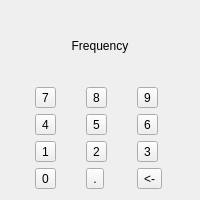
<?xml version="1.0" encoding="UTF-8"?>
<ui version="4.0">
 <class>keypad</class>
 <widget class="QFrame" name="keypad">
  <property name="geometry">
   <rect>
    <x>0</x>
    <y>0</y>
    <width>200</width>
    <height>200</height>
   </rect>
  </property>
  <property name="minimumSize">
   <size>
    <width>150</width>
    <height>150</height>
   </size>
  </property>
  <property name="maximumSize">
   <size>
    <width>200</width>
    <height>200</height>
   </size>
  </property>
  <property name="windowTitle">
   <string>Frame</string>
  </property>
  <layout class="QVBoxLayout" name="verticalLayout" stretch="0,1">
   <item>
    <widget class="QLabel" name="readout">
     <property name="text">
      <string>Frequency</string>
     </property>
     <property name="alignment">
      <set>Qt::AlignmentFlag::AlignCenter</set>
     </property>
    </widget>
   </item>
   <item>
    <layout class="QGridLayout" name="gridLayout">
     <property name="spacing">
      <number>-1</number>
     </property>
     <item row="0" column="0">
      <widget class="QToolButton" name="tb_seven">
       <property name="text">
        <string>7</string>
       </property>
      </widget>
     </item>
     <item row="0" column="1">
      <widget class="QToolButton" name="tb_eight">
       <property name="text">
        <string>8</string>
       </property>
      </widget>
     </item>
     <item row="0" column="2">
      <widget class="QToolButton" name="tb_nine">
       <property name="text">
        <string>9</string>
       </property>
      </widget>
     </item>
     <item row="1" column="0">
      <widget class="QToolButton" name="tb_four">
       <property name="text">
        <string>4</string>
       </property>
      </widget>
     </item>
     <item row="1" column="1">
      <widget class="QToolButton" name="tb_five">
       <property name="text">
        <string>5</string>
       </property>
      </widget>
     </item>
     <item row="1" column="2">
      <widget class="QToolButton" name="tb_six">
       <property name="text">
        <string>6</string>
       </property>
      </widget>
     </item>
     <item row="2" column="0">
      <widget class="QToolButton" name="tb_one">
       <property name="text">
        <string>1</string>
       </property>
      </widget>
     </item>
     <item row="2" column="1">
      <widget class="QToolButton" name="tb_two">
       <property name="text">
        <string>2</string>
       </property>
      </widget>
     </item>
     <item row="2" column="2">
      <widget class="QToolButton" name="tb_three">
       <property name="text">
        <string>3</string>
       </property>
      </widget>
     </item>
     <item row="3" column="0">
      <widget class="QToolButton" name="tb_zero">
       <property name="text">
        <string>0</string>
       </property>
      </widget>
     </item>
     <item row="3" column="1">
      <widget class="QToolButton" name="tb_decimal_point">
       <property name="text">
        <string>.</string>
       </property>
      </widget>
     </item>
     <item row="3" column="2">
      <widget class="QToolButton" name="tb_backspace">
       <property name="text">
        <string>&lt;-</string>
       </property>
      </widget>
     </item>
    </layout>
   </item>
  </layout>
 </widget>
 <resources/>
 <connections/>
</ui>
